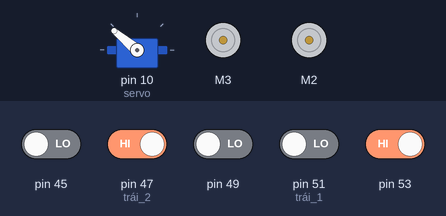
A sketch run on a simulated Arduino Mega 2560, built with avr-gcc and run on an emulated ATmega2560. Parts: servo, 2 × DC motor (green arrow = forward, orange = backward, longer = faster). Inputs (shaded band) come from the test bench; at power-on: pin 47 (trái_2), pin 53 HIGH, pin 45, pin 49, pin 51 (trái_1) LOW.

Above: at 1.2 s.
1.3 s: pin 47 (trái_2) driven LOW
2.8 s: pin 53 driven LOW
5.8 s: pin 49 driven HIGH
At 6.63 s:
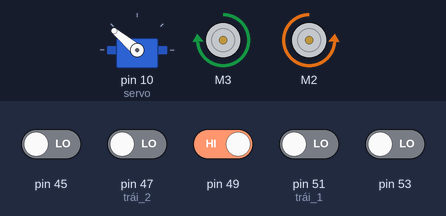
8.8 s: pin 53 driven HIGH
At 9.44 s:
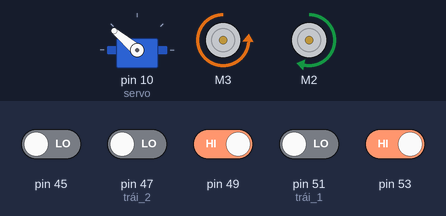
11.8 s: pin 49 driven LOW and pin 53 driven LOW
At 13.6 s:
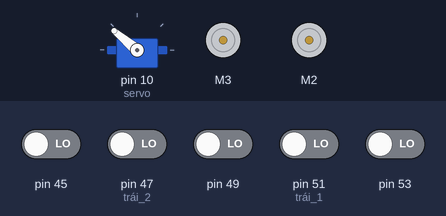
Timing chart, 0 to 15.8 s (numbered marks = the images above; inputs shaded):
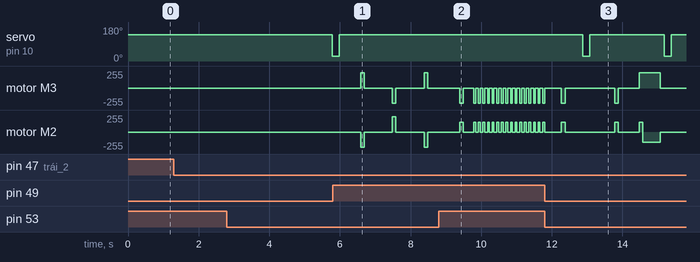

Measured:
- after the input at 2.8 s, servo on pin 10 (servo): 140° → 25° after 3.0 s
- after the input at 5.8 s, motor M3: stopped → forward 230/255 after 0.79 s, → stopped 0.10 s later, → backward 230/255 0.80 s later, → stopped 0.10 s later, … (6 changes in this stretch); motor M2: stopped → backward 230/255 after 0.79 s, → stopped 0.10 s later, → forward 230/255 0.80 s later, → stopped 0.10 s later, … (6 changes in this stretch)
- after the input at 8.8 s, servo on pin 10 (servo): stays 140° (without the input it goes to 25° after 2.1 s)
- after the input at 11.8 s, servo on pin 10 (servo): alternates 140° for 2.1 s and 25° for 0.20 s, starting after 1.1 s

The sketch:

doline2.ino
```cpp
#include <AFMotor.h>
#include <Servo.h>

AF_DCMotor motor1(1); // motor 1
AF_DCMotor motor2(2); // motor 2
AF_DCMotor motor3(3); // motor 3
AF_DCMotor motor4(4); // motor 4
Servo servo;

int pos = 140;
int n = 0;
void queotrai();
void queophai();
void quangtien();

void setup()
{
  Serial.begin(9600);

  pinMode(53, INPUT); // giữa
  pinMode(51, INPUT); // trái 1
  pinMode(49, INPUT); // phải 1
  pinMode(47, INPUT); // trái 2
  pinMode(45, INPUT); // phải 2

  servo.attach(10);
  servo.write(pos);
}

void loop()
{
  int b = 230;
  int c = 150;
  boolean a = 1;

  if (digitalRead(47) == 0 & digitalRead(45) == 0) // cua phải
  {
    a = 0;
  }

  if (a == 0)
  {
    motor3.run(RELEASE);
    motor2.run(RELEASE);
    delay(100);

    a = 1;
    n++;
  }

  if (n == 1 | n == 3 | n == 14 | n == 19 | n == 21 | n == 26)
  {
    queophai();
  }

  if (n == 5 | n == 8 | n == 12 | n == 16)
  {
    queotrai();
  }

  if (n == 10)
  {
    motor2.run(RELEASE);
    motor3.run(RELEASE);
    quangtien();

    n++;
  }

  if (n == 23)
  {
    motor2.run(RELEASE);
    motor3.run(RELEASE);
    quangtien();

    n++;
  }

  if (n == 28)
  {
    motor2.run(RELEASE);
    motor3.run(RELEASE);
    delay(100);

    motor2.run(FORWARD);
    motor3.run(FORWARD);
    delay(100);

    motor2.run(BACKWARD);
    motor3.run(FORWARD);
    delay(500);

    motor2.run(RELEASE);
    motor3.run(RELEASE);
    delay(100);

    quangtien();
    motor2.run(RELEASE);
    motor3.run(RELEASE);
    delay(10000);
  }

  if (digitalRead(53) == 0 & digitalRead(51) == 0 & digitalRead(49) == 0 &  digitalRead(47) == 1 & digitalRead(45) == 1)
  {
    motor2.setSpeed(b);
    motor3.setSpeed(b);
    motor2.run(FORWARD);
    motor3.run(FORWARD);
  }

  if (digitalRead(53) == 0 & digitalRead(51) == 1 & digitalRead(49) == 1) // thang
  {
    motor2.setSpeed(b); // trái
    motor3.setSpeed(b); // phải
    motor2.run(FORWARD);
    motor3.run(FORWARD);
  }

  if (digitalRead(53) == 0 & digitalRead(51) == 0 & digitalRead(49) == 1) // lệch phải
  {
    motor2.setSpeed(b); // trái
    motor3.setSpeed(b); // phải
    motor2.run(FORWARD);
    motor3.run(FORWARD);
  }

  if (digitalRead(53) == 0 & digitalRead(51) == 1 & digitalRead(49) == 0) // lệch trái
  {
    motor2.setSpeed(b); // trái
    motor3.setSpeed(c); // phải
    motor2.run(FORWARD);
    motor3.run(FORWARD);
  }

  if (digitalRead(53) == 1 & digitalRead(51) == 1 & digitalRead(49) == 0) // lệch trái
  {
    motor2.setSpeed(b - 30); // trái
    motor3.setSpeed(c - 30); // phải
    motor2.run(FORWARD);
    motor3.run(FORWARD);
  }

  if (digitalRead(53) == 1 & digitalRead(51) == 1 & digitalRead(49) == 1) // ngưng
  {
    motor2.setSpeed(c); // trái
    motor3.setSpeed(b); // phải
    motor2.run(RELEASE);
    motor3.run(RELEASE);
  }

  if (digitalRead(53) == 1 & digitalRead(51) == 0 & digitalRead(49) == 1) // lệch phải
  {
    motor2.setSpeed(c); // trái
    motor3.setSpeed(b); // phải
    motor2.run(FORWARD);
    motor3.run(FORWARD);
  }

  if (digitalRead(53) == 1 & digitalRead(51) == 1 & digitalRead(49) == 1 & digitalRead(47) == 1 & digitalRead(45) == 0) // lệch trái
  {
    motor3.run(FORWARD);
    motor2.run(BACKWARD);
    delay(50);

    motor2.run(RELEASE);
    motor3.run(RELEASE);
    delay(100);
  }

  if (digitalRead(53) == 1 & digitalRead(51) == 1 & digitalRead(49) == 1 & digitalRead(47) == 0 & digitalRead(45) == 1) // lệch phải
  {
    motor2.run(FORWARD);
    motor3.run(BACKWARD);
    delay(50);

    motor2.run(RELEASE);
    motor3.run(RELEASE);
    delay(100);
  }
}

void queotrai()
{
  motor2.run(RELEASE);
  motor3.run(RELEASE);
  delay(300);

  motor3.run(FORWARD);
  motor2.run(BACKWARD);
  delay(100);

  motor2.run(RELEASE);
  motor3.run(RELEASE);
  delay(300);

  while (digitalRead(53) == 1)
  {
    motor3.run(FORWARD);
    motor2.run(BACKWARD);
    delay(50);

    motor2.run(RELEASE);
    motor3.run(RELEASE);
    delay(80);

    if (digitalRead(53) == 0)
    {
      n++;
    }
  }
}

void queophai()
{
  motor2.run(RELEASE);
  motor3.run(RELEASE);
  delay(300);

  motor2.run(FORWARD);
  motor3.run(BACKWARD);
  delay(100);

  motor2.run(RELEASE);
  motor3.run(RELEASE);
  delay(300);

  while (digitalRead(53) == 1)
  {
    motor2.run(FORWARD);
    motor3.run(BACKWARD);
    delay(50);

    motor2.run(RELEASE);
    motor3.run(RELEASE);
    delay(80);

    if (digitalRead(53) == 0)
    {
      n++;
    }
  }
}

void quangtien()
{
  servo.write(25);
  delay(200);

  servo.write(pos);
  delay(200);
}
```
